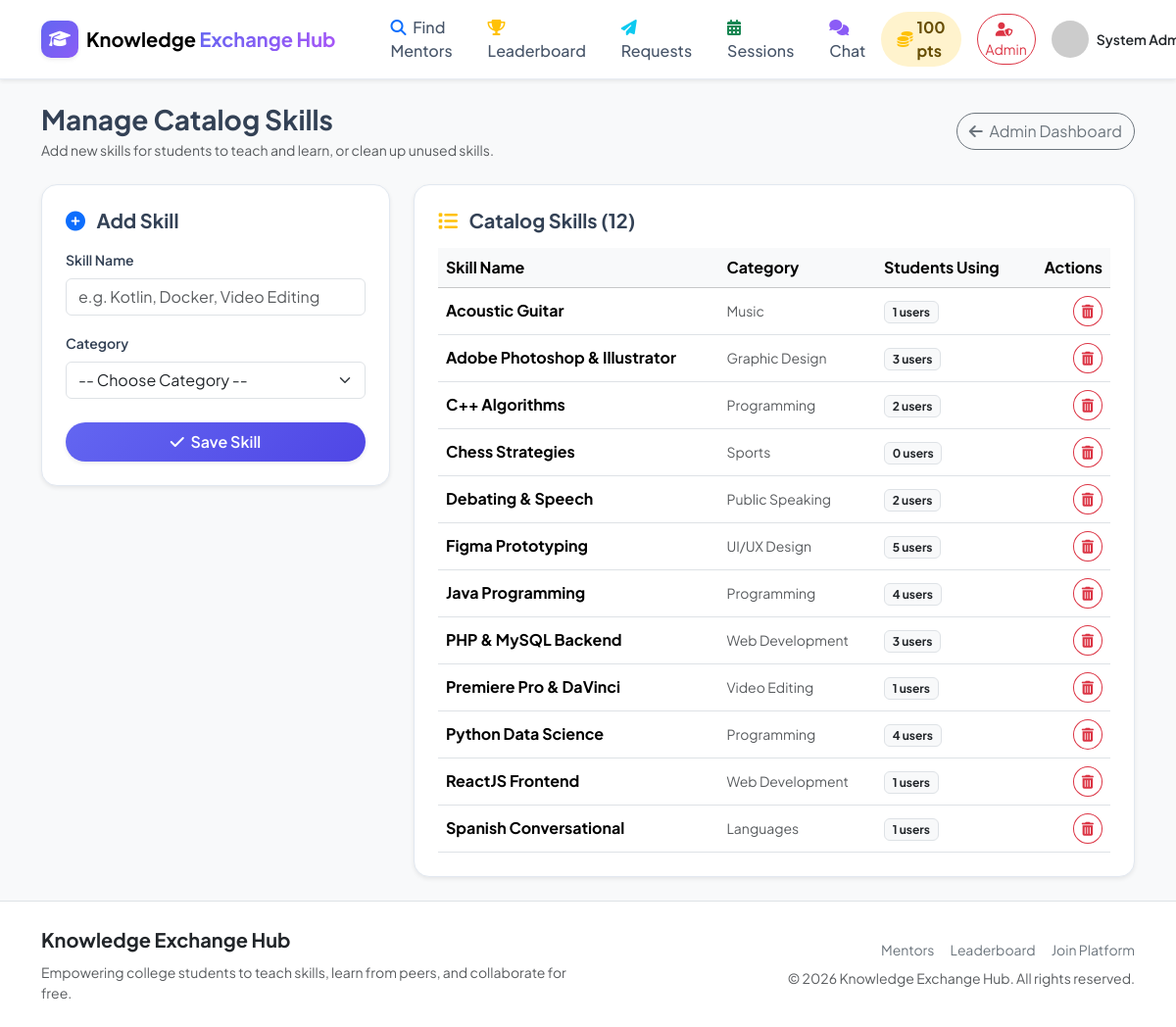
/admin/skills.php (signed in), run on the app's committed database.
### tables this page shows
CREATE TABLE IF NOT EXISTS `users` (
  `id` INT AUTO_INCREMENT PRIMARY KEY,
  `name` VARCHAR(100) NOT NULL,
  `email` VARCHAR(150) NOT NULL UNIQUE,
  `password` VARCHAR(255) NOT NULL,
  `profile_photo` VARCHAR(255) DEFAULT 'default_avatar.png',
  `college` VARCHAR(150) DEFAULT NULL,
  `department` VARCHAR(100) DEFAULT NULL,
  `bio` TEXT DEFAULT NULL,
  `points` INT DEFAULT 0,
  `is_admin` TINYINT(1) DEFAULT 0,
  `is_blocked` TINYINT(1) DEFAULT 0,
  `created_at` DATETIME DEFAULT CURRENT_TIMESTAMP
);

CREATE TABLE IF NOT EXISTS `skills` (
  `id` INT AUTO_INCREMENT PRIMARY KEY,
  `skill_name` VARCHAR(100) NOT NULL,
  `category_id` INT NOT NULL,
  `created_at` DATETIME DEFAULT CURRENT_TIMESTAMP,
  FOREIGN KEY (`category_id`) REFERENCES `categories`(`id`) ON DELETE CASCADE
);

CREATE TABLE IF NOT EXISTS `categories` (
  `id` INT AUTO_INCREMENT PRIMARY KEY,
  `category_name` VARCHAR(100) NOT NULL UNIQUE,
  `created_at` DATETIME DEFAULT CURRENT_TIMESTAMP
);

### includes/functions.php (called while the page is built, shortened)
<?php
function e($string) {
    return htmlspecialchars($string ?? '', ENT_QUOTES, 'UTF-8');
}
?>

### admin/skills.php (the view, shortened to what this page needs)
<?php
require_once __DIR__ . '/../includes/admin-check.php';
require_once __DIR__ . '/../includes/functions.php';
$skills_list = $pdo->query("
    SELECT s.*, c.category_name,
           (SELECT COUNT(id) FROM user_skills WHERE skill_id = s.id) as total_users
    FROM skills s
    JOIN categories c ON s.category_id = c.id
    ORDER BY s.skill_name ASC
")->fetchAll();
require_once __DIR__ . '/../includes/header.php';
require_once __DIR__ . '/../includes/navbar.php';
?>
<div class="container py-4">
    <div class="d-flex justify-content-between align-items-center mb-4">
        <div>
            <h3 class="fw-bold mb-1">Manage Catalog Skills</h3>
            <p class="text-muted small mb-0">Add new skills for students to teach and learn, or clean up unused skills.</p>
        </div>
        <a href="dashboard.php" class="btn btn-outline-secondary rounded-pill"><i class="fas fa-arrow-left me-1"></i> Admin Dashboard</a>
    </div>
    <div class="row g-4">
        <div class="col-lg-4">
            <div class="keh-card p-4 shadow-sm">
                <h5 class="fw-bold mb-3"><i class="fas fa-plus-circle text-primary me-2"></i> Add Skill</h5>
                <form action="skills.php" method="POST">
                    <div class="mb-3">
                        <label for="skill_name" class="form-label fw-semibold small">Skill Name</label>
                        <input type="text" class="form-control" id="skill_name" name="skill_name" required placeholder="e.g. Kotlin, Docker, Video Editing">
                    </div>
                    <div class="mb-4">
                        <label for="category_id" class="form-label fw-semibold small">Category</label>
                        <select class="form-select" id="category_id" name="category_id" required>
                            <option value="">-- Choose Category --</option>
                        </select>
                    </div>
                    <button type="submit" class="btn btn-primary w-100 rounded-pill py-2 fw-semibold shadow-sm">
                        <i class="fas fa-check me-1"></i> Save Skill
                    </button>
                </form>
            </div>
        </div>
        <div class="col-lg-8">
            <div class="keh-card p-4 shadow-sm">
                <h5 class="fw-bold mb-3"><i class="fas fa-list text-warning me-2"></i> Catalog Skills (<?= count($skills_list) ?>)</h5>
                <div class="table-responsive">
                    <table class="table table-hover align-middle mb-0">
                        <thead class="table-light">
                            <tr>
                                <th>Skill Name</th>
                                <th>Category</th>
                                <th>Students Using</th>
                                <th class="text-end">Actions</th>
                            </tr>
                        </thead>
                        <tbody>
                            <?php foreach ($skills_list as $sk): ?>
                                <tr>
                                    <td class="fw-bold"><?= e($sk['skill_name']) ?></td>
                                    <td class="small text-muted"><?= e($sk['category_name']) ?></td>
                                    <td><span class="badge bg-light text-dark border"><?= (int)$sk['total_users'] ?> users</span></td>
                                    <td class="text-end">
                                        <a href="skills.php?action=delete&id=<?= $sk['id'] ?>" class="btn btn-sm btn-outline-danger rounded-circle" onclick="return confirm('Delete this skill from catalog?');" title="Delete">
                                            <i class="fas fa-trash-alt"></i>
                                        </a>
                                    </td>
                                </tr>
                            <?php endforeach; ?>
                        </tbody>
                    </table>
                </div>
            </div>
        </div>
    </div>
</div>
<?php require_once __DIR__ . '/../includes/footer.php'; ?>

### includes/navbar.php (shortened to what this page needs)
<?php
require_once __DIR__ . '/functions.php';
$is_logged_in = isset($_SESSION['user_id']);
$user = null;
if ($is_logged_in && isset($pdo)) {
    $stmt = $pdo->prepare("SELECT * FROM users WHERE id = ?");
    $stmt->execute([$_SESSION['user_id']]);
    $user = $stmt->fetch();
}
?>
<nav class="navbar navbar-expand-lg sticky-top custom-navbar shadow-sm">
    <div class="container">
        <a class="navbar-brand d-flex align-items-center gap-2" href="/KEH/index.php">
            <div class="brand-icon shadow-sm">
                <i class="fas fa-graduation-cap"></i>
            </div>
            <span class="brand-text fw-bold">Knowledge <span class="text-primary-gradient">Exchange Hub</span></span>
        </a>
        <div class="collapse navbar-collapse" id="navbarMain">
            <ul class="navbar-nav me-auto mb-2 mb-lg-0 ms-lg-4 gap-lg-1">
                <li class="nav-item">
                    <a class="nav-link px-3" href="/KEH/find-mentor.php"><i class="fas fa-search me-1 text-primary"></i> Find Mentors</a>
                </li>
                <li class="nav-item">
                    <a class="nav-link px-3" href="/KEH/leaderboard.php"><i class="fas fa-trophy me-1 text-warning"></i> Leaderboard</a>
                </li>
                <?php if ($is_logged_in): ?>
                <li class="nav-item">
                    <a class="nav-link px-3 position-relative" href="/KEH/requests.php">
                        <i class="fas fa-paper-plane me-1 text-info"></i> Requests
                    </a>
                </li>
                <li class="nav-item">
                    <a class="nav-link px-3" href="/KEH/my-sessions.php"><i class="fas fa-calendar-alt me-1 text-success"></i> Sessions</a>
                </li>
                <li class="nav-item">
                    <a class="nav-link px-3 position-relative" href="/KEH/chat.php">
                        <i class="fas fa-comments me-1 text-purple"></i> Chat
                    </a>
                </li>
                <?php endif; ?>
            </ul>
            <div class="d-flex align-items-center gap-3">
                <?php if ($is_logged_in && $user): ?>
                    <div class="points-pill bg-warning-subtle text-warning-emphasis fw-bold px-3 py-1 rounded-pill shadow-xs d-flex align-items-center gap-1" title="Your Total Points">
                        <i class="fas fa-coins text-warning"></i> <?= (int)$user['points'] ?> pts
                    </div>
                    <?php if (!empty($user['is_admin'])): ?>
                        <a href="/KEH/admin/dashboard.php" class="btn btn-outline-danger btn-sm rounded-pill font-weight-bold">
                            <i class="fas fa-user-shield me-1"></i> Admin
                        </a>
                    <?php endif; ?>
                    <div class="dropdown">
                        <a class="d-flex align-items-center text-decoration-none dropdown-toggle text-dark" href="#" role="button" data-bs-toggle="dropdown" aria-expanded="false">
                            <img src="/KEH/uploads/profile_photos/<?= e($user['profile_photo'] ?? 'default_avatar.png') ?>"
                                 onerror="this.src='https://ui-avatars.com/api/?name=<?= urlencode($user['name']) ?>&background=6366f1&color=fff';"
                                 alt="Profile" class="avatar-sm rounded-circle me-2 object-fit-cover shadow-xs" width="38" height="38">
                            <span class="fw-semibold small d-none d-md-inline-block"><?= e($user['name']); ?></span>
                        </a>
                    </div>
                <?php else: ?>
                    <a href="/KEH/login.php" class="btn btn-light text-primary fw-semibold px-4 rounded-pill">Log In</a>
                    <a href="/KEH/register.php" class="btn btn-primary fw-semibold px-4 rounded-pill shadow-sm">Get Started</a>
                <?php endif; ?>
            </div>
        </div>
    </div>
</nav>

### assets/css/custom.css (style rules this page uses)
:root { --primary-color: #6366f1; --primary-hover: #4f46e5; --primary-light: #eef2ff; --secondary-color: #06b6d4; --dark-color: #0f172a; --card-border: #e2e8f0; --purple-color: #8b5cf6; --font-main: 'Plus Jakarta Sans', -apple-system, BlinkMacSystemFont, sans-serif; }
body { font-family: var(--font-main); color: #334155; background-color: #f8fafc !important; }
.text-primary-gradient { background: linear-gradient(135deg, #6366f1 0%, #a855f7 100%); -webkit-background-clip: text; -webkit-text-fill-color: transparent; }
.btn-primary { background: linear-gradient(135deg, #6366f1 0%, #4f46e5 100%); border: none; transition: all 0.25s ease; }
.custom-navbar { background-color: rgba(255, 255, 255, 0.92); backdrop-filter: blur(10px); border-bottom: 1px solid rgba(226, 232, 240, 0.8); }
.brand-icon { width: 38px; height: 38px; background: linear-gradient(135deg, #6366f1 0%, #8b5cf6 100%); color: white; border-radius: 10px; display: flex; align-items: center; justify-content: center; font-size: 1.1rem; }
.nav-link { font-weight: 500; color: #475569 !important; transition: color 0.2s ease; }
.keh-card { background: #ffffff; border: 1px solid var(--card-border); border-radius: 16px; transition: transform 0.25s ease, box-shadow 0.25s ease; }
.text-purple { color: #8b5cf6 !important; }

### data on the page
users: points "100", name "System…"
skills: skill_name "Acoustic Guitar", category.category_name "Music", total_users "1"
skills: skill_name "Adobe Photoshop & Illustrator", category.category_name "Graphic Design", total_users "3"
skills: skill_name "C++ Algorithms", category.category_name "Programming", total_users "2"
skills: skill_name "Chess Strategies", category.category_name "Sports", total_users "0"
skills: skill_name "Debating & Speech", category.category_name "Public Speaking", total_users "2"
skills: skill_name "Figma Prototyping", category.category_name "UI/UX Design", total_users "5"
skills: skill_name "Java Programming", category.category_name "Programming", total_users "4"
skills: skill_name "PHP & MySQL Backend", category.category_name "Web Development", total_users "3"
skills: skill_name "Premiere Pro & DaVinci", category.category_name "Video Editing", total_users "1"
skills: skill_name "Python Data Science", category.category_name "Programming", total_users "4"
skills: skill_name "ReactJS Frontend", category.category_name "Web Development", total_users "1"
skills: skill_name "Spanish Conversational", category.category_name "Languages", total_users "1"

### other printed values
count($skills_list) "12"
